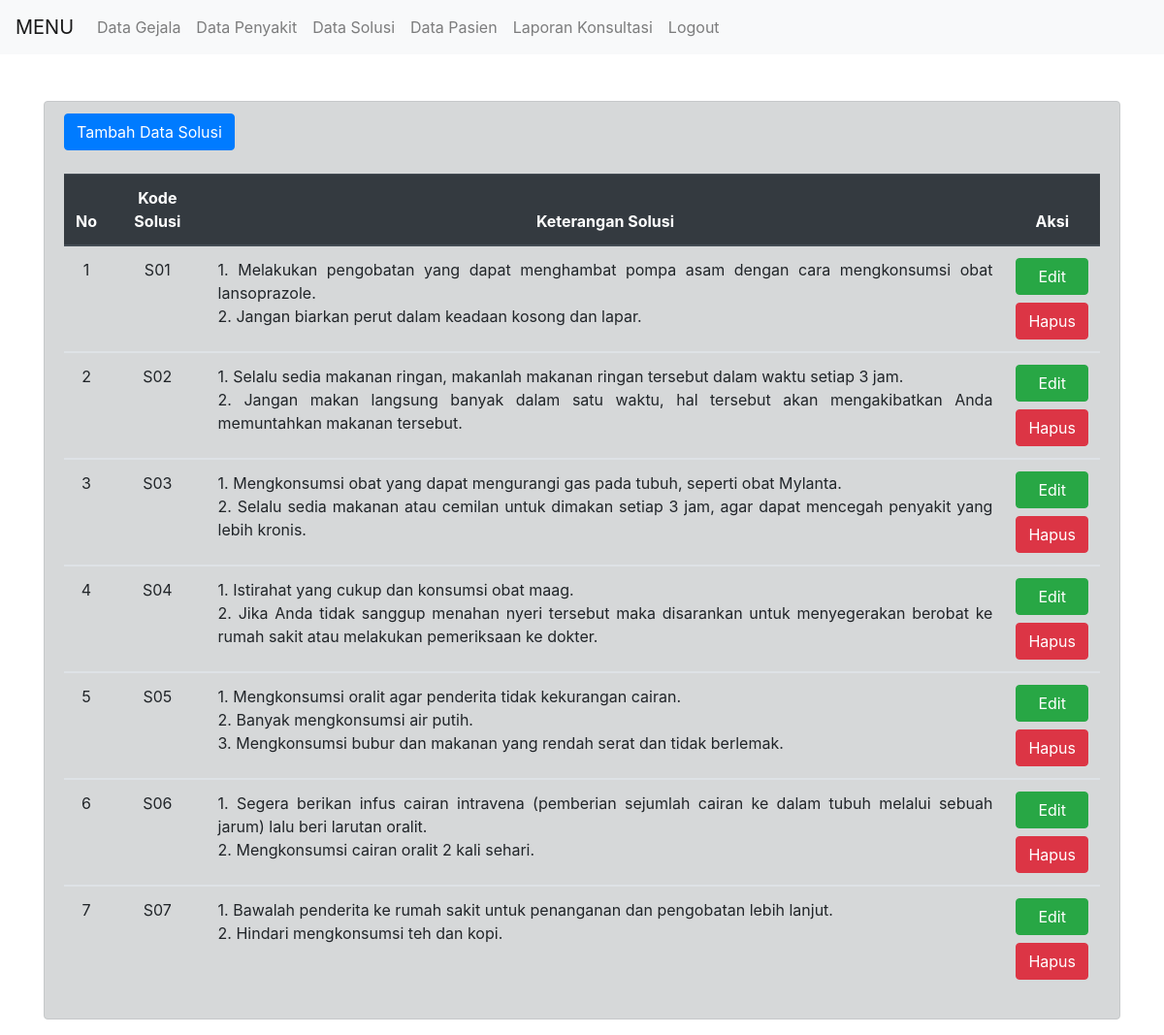
The page /admin/tSolusi.php (signed in) on the database its author committed.
### tables this page shows
CREATE TABLE `solusi` (
  `id` int(11) NOT NULL,
  `kode_solusi` varchar(10) NOT NULL,
  `ket_solusi` varchar(2555) NOT NULL,
  `nm_penyakit` varchar(100) NOT NULL
);

### admin/assets/module/koneksi.php (called while the page is built)
<?php
$conn = mysqli_connect("localhost", "root", "", "db_pencernaan");
function query($query)
{
	global $conn;
	$result = mysqli_query($conn, $query);
	$rows = [];
	while ($row = mysqli_fetch_assoc($result)) {
		$rows[] = $row;
	}
	return $rows;
}

### admin/tSolusi.php (the view, shortened to what this page needs)
<?php
require 'header.php';
$tsolusi= query("SELECT * FROM solusi ORDER BY id ASC");
 ?>
  <button type="button" class="btn btn-primary" data-toggle="modal" data-target="#exampleModalScrollable">
    Tambah Data Solusi
  </button>
  <br><br>
  <table class="table table-hover">
    <thead class="thead-dark">
      <tr>
        <th style="text-align: center;">No</th>
        <th style="text-align: center;">Kode Solusi</th>
        <th style="text-align: center;">Keterangan Solusi</th>
        <th style="text-align: center;">Aksi</th>
      </tr>
    </thead>
    <?php $no=1; foreach ($tsolusi as $row) : ?>
    <tbody>
      <tr>
        <td style="text-align: center;"><?= $no; ?></td>
        <td style="text-align: center;"><?= $row["kode_solusi"]; ?></td>
        <td style="text-align: justify;"><?= $row["ket_solusi"]; ?></td>
        <td style="text-align: center;">
          <button id="<?= $row['id']; ?>" style="cursor: pointer;" class="edit_solusi btn btn-success btn-block" data-toggle="modal" data-target="#editSolusi">Edit</button>
          <a class="btn btn-danger btn-block" href="hSolusi.php?id=<?= $row['id']; ?>" role="button">Hapus</a>
        </td>
      </tr>
    </tbody>
    <?php $no++; ?>
    <?php endforeach ?>
  </table>
  </div>
</div>
  <?php require "footer.php"; ?>

### rows shown on the page
solusi: kode_solusi "S01", ket_solusi "1. Melakukan pengobatan yang dapat menghambat pompa asam dengan cara mengkonsumsi obat lansoprazole. 2. Jangan biarkan perut dalam keadaan kosong dan lapar."
solusi: kode_solusi "S02", ket_solusi "1. Selalu sedia makanan ringan, makanlah makanan ringan tersebut dalam waktu setiap 3 jam. 2. Jangan makan langsung banyak dalam satu waktu, hal tersebut akan mengakibatkan Anda memuntahkan makanan tersebut."
solusi: kode_solusi "S03", ket_solusi "1. Mengkonsumsi obat yang dapat mengurangi gas pada tubuh, seperti obat Mylanta. 2. Selalu sedia makanan atau cemilan untuk dimakan setiap 3 jam, agar dapat mencegah penyakit yang lebih kronis."
solusi: kode_solusi "S04", ket_solusi "1. Istirahat yang cukup dan konsumsi obat maag. 2. Jika Anda tidak sanggup menahan nyeri tersebut maka disarankan untuk menyegerakan berobat ke rumah sakit atau melakukan pemeriksaan ke dokter."
solusi: kode_solusi "S05", ket_solusi "1. Mengkonsumsi oralit agar penderita tidak kekurangan cairan. 2. Banyak mengkonsumsi air putih. 3. Mengkonsumsi bubur dan makanan yang rendah serat dan tidak berlemak."
solusi: kode_solusi "S06", ket_solusi "1. Segera berikan infus cairan intravena (pemberian sejumlah cairan ke dalam tubuh melalui sebuah jarum) lalu beri larutan oralit. 2. Mengkonsumsi cairan oralit 2 kali sehari."
solusi: kode_solusi "S07", ket_solusi "1. Bawalah penderita ke rumah sakit untuk penanganan dan pengobatan lebih lanjut. 2. Hindari mengkonsumsi teh dan kopi."
